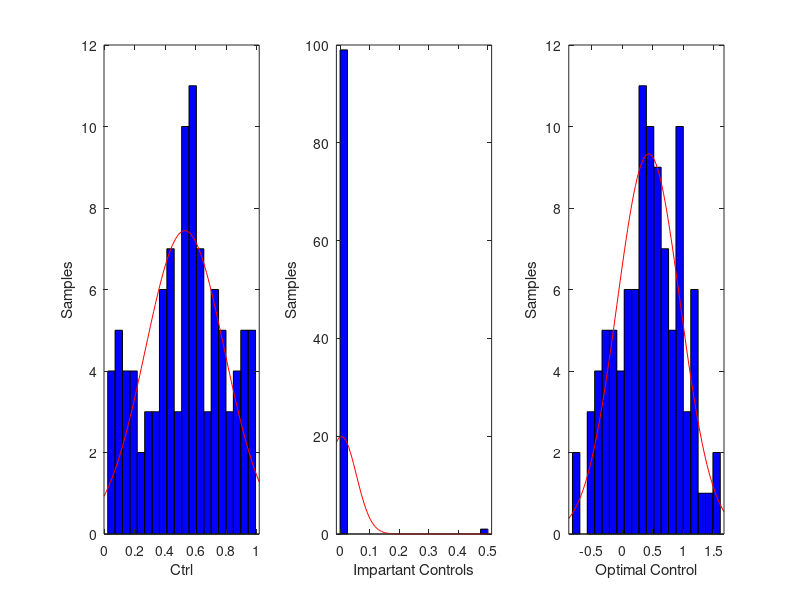

This chart was generated by the following MATLAB code:
clear al;
close all;

K = 100;
R = 10;
ctrl = rand(K, 1);
% cost = ctrl * R .* ctrl;
upper_mask = ctrl < 0.5;
lower_mask = ctrl > 0.48;
cost = ~(upper_mask .* lower_mask)*10000;
exp_cost = exp(-cost);
sum_exp_cost = sum(exp_cost);
weights = (exp_cost)/sum_exp_cost;
w_ctrl  = weights.* ctrl;
r = normrnd(sum(w_ctrl), 0.5, 1, K);

subplot(1, 3, 1)
histfit(ctrl, K/5)
xlabel("Ctrl")
ylabel("Samples")
subplot(1, 3, 2)
histfit(w_ctrl, K/5)
xlabel("Impartant Controls")
ylabel("Samples")
subplot(1, 3, 3)
histfit(r, K/5)
xlabel("Optimal Control")
ylabel("Samples")
